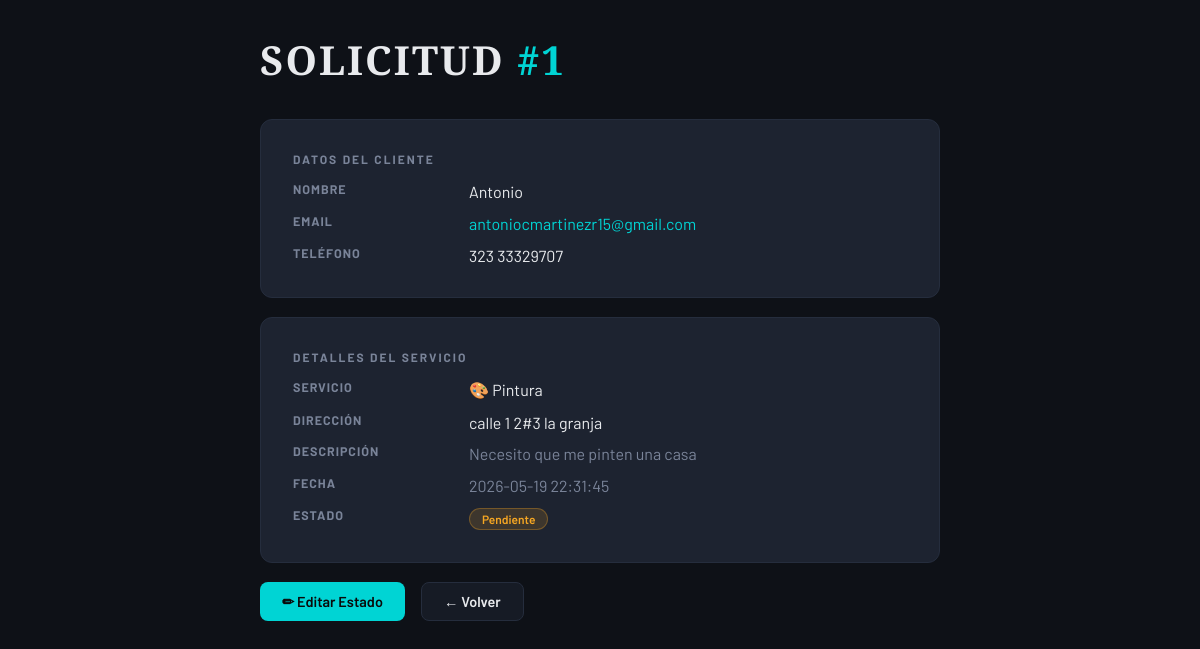
The page /admin/solicitudes/1 (signed in) on the database its author committed.
### tables this page shows
CREATE TABLE solicitudes (
            id INTEGER PRIMARY KEY AUTOINCREMENT,
            user_id INTEGER NOT NULL,
            servicio_id INTEGER NOT NULL,
            descripcion TEXT,
            direccion TEXT NOT NULL,
            estado TEXT DEFAULT 'Pendiente',
            fecha_solicitud TEXT DEFAULT (datetime('now')),
            notas_admin TEXT,
            FOREIGN KEY (user_id) REFERENCES users(id),
            FOREIGN KEY (servicio_id) REFERENCES servicios(id)
        );

CREATE TABLE users (
            id INTEGER PRIMARY KEY AUTOINCREMENT,
            nombre TEXT NOT NULL,
            email TEXT UNIQUE NOT NULL,
            telefono TEXT,
            direccion TEXT,
            password_hash TEXT,
            rol TEXT DEFAULT 'cliente',
            activo INTEGER DEFAULT 1,
            creado_en TEXT DEFAULT (datetime('now'))
        );

CREATE TABLE servicios (
            id INTEGER PRIMARY KEY AUTOINCREMENT,
            nombre TEXT NOT NULL,
            descripcion TEXT,
            icono TEXT,
            precio_base REAL DEFAULT 0,
            disponible INTEGER DEFAULT 1
        );

### src/controllers/admin_controller.py (the view)
def ver_solicitud(solicitud_id):
    solicitud = SolicitudService.obtener_solicitud(solicitud_id)
    if not solicitud:
        flash('Solicitud no encontrada', 'danger')
        return redirect(url_for('admin.dashboard'))
    return render_template('admin/ver_solicitud.html', solicitud=solicitud)

### src/config/database.py (called while the page is built)
def get_db():
    conn = sqlite3.connect(DB_PATH)
    conn.row_factory = sqlite3.Row
    conn.execute("PRAGMA foreign_keys = ON")
    return conn

### src/config/logger.py (called while the page is built)
def log_request(method: str, url: str, status: int, duration_ms: float, ip: str, user_agent: str):
    import json
    logger.debug(json.dumps({
        "type": "http",
        "method": method,
        "url": url,
        "status": status,
        "duration": f"{duration_ms:.1f}ms",
        "ip": ip,
        "user_agent": user_agent
    }))

### src/services/solicitud_service.py (called while the page is built)
    @staticmethod
    def obtener_solicitud(solicitud_id):
        conn = get_db()
        cur = conn.cursor()
        row = cur.execute("""
            SELECT s.*, u.nombre as cliente_nombre, u.telefono as cliente_tel,
                   u.email as cliente_email,
                   sv.nombre as servicio_nombre, sv.icono as servicio_icono
            FROM solicitudes s
            JOIN users u ON s.user_id = u.id
            JOIN servicios sv ON s.servicio_id = sv.id
            WHERE s.id=?
        """, (solicitud_id,)).fetchone()
        conn.close()
        return dict(row) if row else None

### templates/admin/ver_solicitud.html (shortened to what this page needs)
<!DOCTYPE html>
<html lang="es">
<head>
</head>
<body>
    <div class="container">
        <h1>SOLICITUD <span>#{{ solicitud['id'] }}</span></h1>
        <div class="card">
            <h3>Datos del Cliente</h3>
            <div class="info-grid">
                <span class="info-label">Nombre</span>
                <span>{{ solicitud['cliente_nombre'] }}</span>
                <span class="info-label">Email</span>
                <span style="color:var(--cyan)">{{ solicitud['cliente_email'] }}</span>
                <span class="info-label">Teléfono</span>
                <span>{{ solicitud['cliente_tel'] }}</span>
            </div>
        </div>
        <div class="card">
            <h3>Detalles del Servicio</h3>
            <div class="info-grid">
                <span class="info-label">Servicio</span>
                <span>{{ solicitud['servicio_icono'] }} {{ solicitud['servicio_nombre'] }}</span>
                <span class="info-label">Dirección</span>
                <span>{{ solicitud['direccion'] }}</span>
                <span class="info-label">Descripción</span>
                <span style="color:var(--muted)">{{ solicitud['descripcion'] or 'Sin descripción' }}</span>
                <span class="info-label">Fecha</span>
                <span style="color:var(--muted)">{{ solicitud['fecha_solicitud'] }}</span>
                <span class="info-label">Estado</span>
                <span>
                    {% if solicitud['estado'] == 'Pendiente' %}<span class="badge badge-warning">Pendiente</span>
                    {% elif solicitud['estado'] == 'En Proceso' %}<span class="badge badge-info">En Proceso</span>
                    {% elif solicitud['estado'] == 'Completado' %}<span class="badge badge-success">Completado</span>
                    {% else %}<span class="badge badge-danger">Cancelado</span>{% endif %}
                </span>
            </div>
        </div>
        <div style="display:flex;gap:1rem;">
            <a href="/admin/solicitudes/{{ solicitud['id'] }}/editar" class="btn btn-primary">✏ Editar Estado</a>
            <a href="/admin/" class="btn btn-ghost">← Volver</a>
        </div>
    </div>
</body>
</html>

### templates/admin/ver_solicitud.html (style rules this page uses)
:root { --black:#0a0a0a;--dark:#0e1117;--surface:#161b25;--card:#1d2330;--border:#252d3d;--cyan:#00d4d4;--amber:#f5a623;--green:#2ecc71;--red:#e74c3c;--blue:#3498db;--text:#e8eaed;--muted:#7a8499; }
* { margin:0;padding:0;box-sizing:border-box; }
body { font-family:'Barlow',sans-serif;background:var(--dark);color:var(--text);min-height:100vh;padding:2rem; }
.container { max-width:680px;margin:0 auto; }
h1 { font-family:'Playfair Display', 'Times New Roman', Georgia, serif;font-size:2.5rem;letter-spacing:2px;margin-bottom:2rem; }
h1 span { color:var(--cyan); }
.card { background:var(--card);border:1px solid var(--border);border-radius:12px;padding:2rem;margin-bottom:1.2rem; }
.card h3 { font-family:'Barlow',sans-serif;font-weight:700;font-size:0.75rem;letter-spacing:2px;text-transform:uppercase;color:var(--muted);margin-bottom:1rem; }
.info-grid { display:grid;grid-template-columns:160px 1fr;gap:0.8rem 1rem; }
.info-label { font-size:0.78rem;font-weight:700;letter-spacing:1px;text-transform:uppercase;color:var(--muted); }
.badge { display:inline-block;padding:3px 12px;border-radius:20px;font-size:0.75rem;font-weight:600; }
.badge-warning { background:rgba(245,166,35,.15);color:var(--amber);border:1px solid rgba(245,166,35,.3) }
.btn { display:inline-flex;align-items:center;gap:6px;padding:10px 22px;border-radius:8px;font-family:'Barlow',sans-serif;font-weight:600;font-size:0.9rem;cursor:pointer;border:none;text-decoration:none;transition:all 0.2s; }
.btn-primary { background:var(--cyan);color:var(--black); }
.btn-ghost { background:var(--surface);color:var(--text);border:1px solid var(--border); }

### rows shown on the page
solicitudes: id "1", direccion "calle 1 2#3 la granja", descripcion "Necesito que me pinten una casa", fecha_solicitud "2026-05-19 22:31:45"
users: cliente_nombre "Antonio", cliente_email "antoniocmartinezr15@gmail.com", cliente_tel "323 33329707"
servicios: servicio_icono "🎨", servicio_nombre "Pintura"
